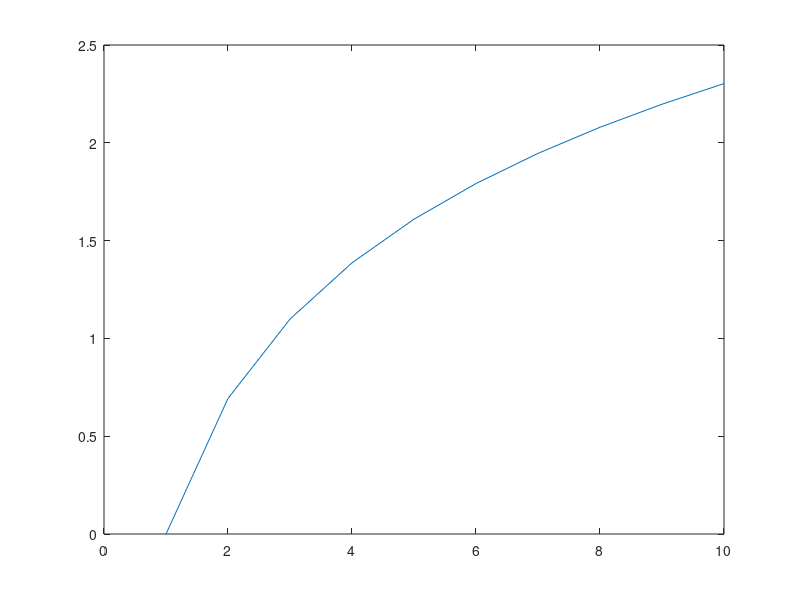

MATLAB code to generate this figure:
%  "draw_edit" let you edit the plotted 1-D data by picking any point
%  on the curve and moving the mouse freely. The data can be either a
%  1-D matrix, or obtained by load a 1-D text file, or the result of
%  a matlab function.
%
%  Usage:  draw_edit(y, [ax_hdl])
%
%	y:	A 1-D matrix, or obtained by load a 1-D text file, or
%		the result of a matlab function.
%
%	ax_hdl:	Optional. The handle of axis that you want to plot. By
%		default, it will create a new one.
%
%  Example:	draw_edit([1 3 2 7 9])
%		draw_edit(load('my_1D_data.txt'))
%		draw_edit(log(1:10), gca)
%
%  jimmy@rotman-baycrest.on.ca
%
%----------------------------------------------------------------------

function draw_edit(action, ax_hdl)

   if ~exist('action', 'var')
      action = 'log(1:10)';
   end

   if ~exist('ax_hdl','var') & ...
	( ~exist('action', 'var') | ~iscell(action) )
      figure;
      ax_hdl = gca;
   end

   if ~iscell(action)
      y = action;
      init(y, ax_hdl);
      return;
   end;

   if iscell(action) & strcmp(action{1}, 'dragpt')
      dragpt;
   elseif strcmp(action, 'startdragpt')
      startdragpt;
   elseif strcmp(action, 'stopdragpt')
      stopdragpt;
   end

   return;						% draw_edit

%----------------------------------------------------------------------

function init(y, ax_hdl)

   if ischar(y)
      y = str2num(y);
      y = y(:);
   else
      y = y(:);
   end

   fig_hdl = get(ax_hdl,'parent');
   set(fig_hdl, 'windowbuttonup', 'draw_edit({''stopdragpt''})');

   axes(ax_hdl);
   line_hdl = plot(y);
   set(line_hdl, 'buttondown', 'draw_edit({''startdragpt''})');

   setappdata(gcf, 'draw_edit_line_hdl', line_hdl);
   setappdata(gcf, 'draw_edit_org_y', y(:));
   setappdata(gcf, 'draw_edit_old_y', y(:));
   setappdata(gcf, 'draw_edit_new_y', y(:));
   setappdata(gcf, 'draw_edit_lockx', 0);

   return;						% init

%----------------------------------------------------------------------

function startdragpt()

   set(gcf, 'windowbuttonmotion', 'draw_edit({''dragpt''})');

   return;

%----------------------------------------------------------------------

function stopdragpt()

   y = get(getappdata(gcf,'draw_edit_line_hdl'),'ydata');
   setappdata(gcf, 'draw_edit_old_y', getappdata(gcf, 'draw_edit_new_y'));
   setappdata(gcf, 'draw_edit_new_y', y(:));
   setappdata(gcf, 'draw_edit_lockx', 0);
   point_hdl = getappdata(gcf, 'draw_edit_point_hdl');
   
   if ~isempty(point_hdl) & ishandle(point_hdl)
      delete(point_hdl);
   end

   set(gcf, 'windowbuttonmotion', '');

   return;

%----------------------------------------------------------------------

function dragpt()

   point_hdl = getappdata(gcf, 'draw_edit_point_hdl');
   
   if ~isempty(point_hdl) & ishandle(point_hdl)
      delete(point_hdl);
   end

   pt = get(gca, 'current');
   x = pt(1,1);
   y = pt(1,2);

   line_hdl = getappdata(gcf, 'draw_edit_line_hdl');

   if(~getappdata(gcf, 'draw_edit_lockx'))
      xdata = get(line_hdl, 'xdata');
      locatex = abs(xdata-x);
      locatex = find(locatex==min(locatex));

      setappdata(gcf, 'draw_edit_lockx', 1);   
      setappdata(gcf, 'draw_edit_locatex', locatex);   
   else
      locatex = getappdata(gcf, 'draw_edit_locatex');   
   end

   ydata = get(line_hdl, 'ydata');
   ydata(locatex) = y;

   set(line_hdl, 'ydata', ydata);

   hold on;
   xdata = get(line_hdl, 'xdata');
   x = xdata(locatex);
   point_hdl = plot(x,y,'o','linewidth',2,'markerface','r','markeredge','r','markersize',5);
   setappdata(gcf, 'draw_edit_point_hdl', point_hdl);
   hold off;

   return;

